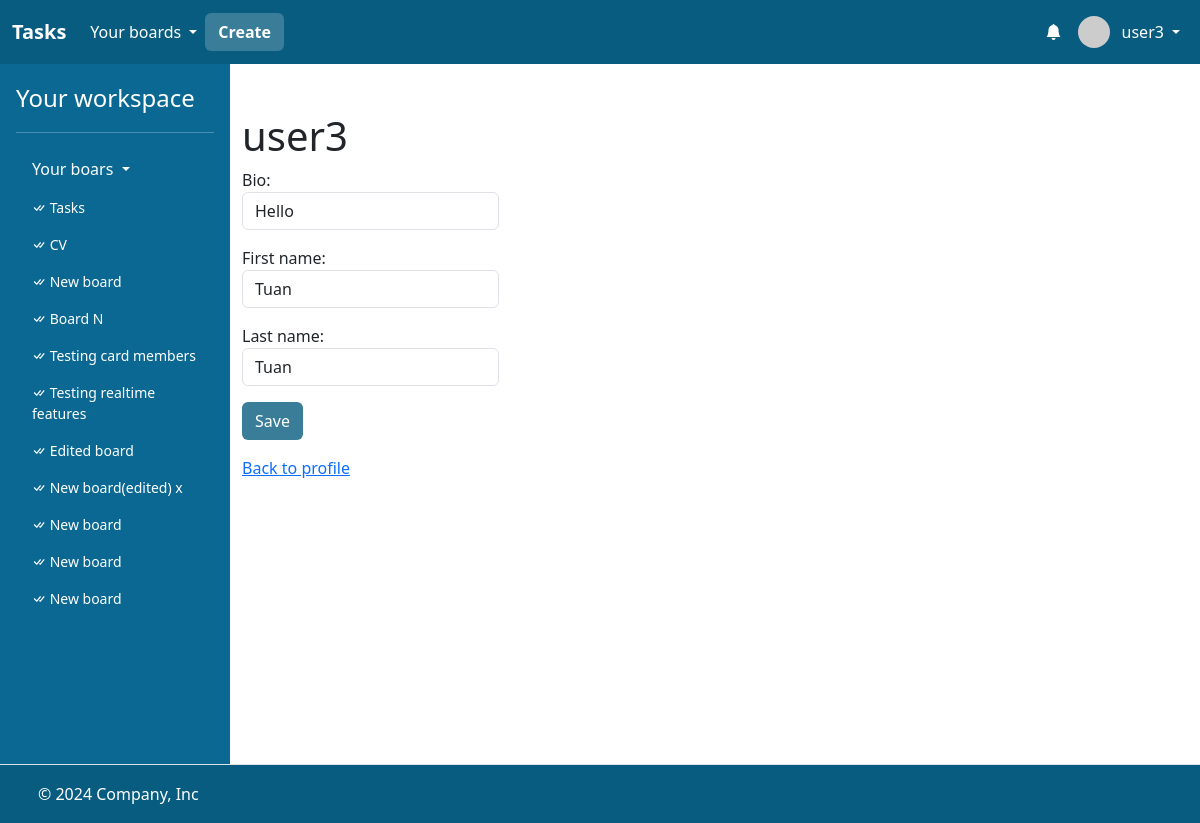
Screenshot of /profile/3/edit (signed in) with the database file from the repository.
### task/models.py (models this page shows)
class User(AbstractUser):
    bio = models.CharField(max_length=256)

class Board(models.Model):
    name = models.CharField(max_length=256)
    description = models.CharField(max_length=256)
    members = models.ManyToManyField(User, related_name="boards")
    created_at = models.DateTimeField(auto_now_add=True)

### task/views/user_views.py (the view)
# urls.py: path("profile/<int:profile_id>/edit", views.edit_profile_view, name="edit_profile"),
@login_required
def edit_profile_view(request, profile_id):
    if request.user.id is not profile_id:
        return HttpResponse("Page not found!")
    profile = User.objects.filter(id=profile_id).first()
    if profile is None:
        return HttpResponse("Profile does not exist!")
    if request.method == "POST":
        form = EditProfileForm(request.POST)
        if form.is_valid():
            bio = form.cleaned_data.get("bio")
            first_name = form.cleaned_data.get("first_name")
            last_name = form.cleaned_data.get("last_name")
            profile.bio = bio
            profile.first_name = first_name
            profile.last_name = last_name
            profile.save()
            return redirect(reverse("profile", args=[profile_id]))
        else:
            return render(
                request,
                "task/edit_profile.html",
                {"boards": request.user.boards.all(), "profile": profile, "form": form},
            )
    else:
        return render(
            request,
            "task/edit_profile.html",
            {
                "boards": request.user.boards.all(),
                "profile": profile,
                "form": EditProfileForm(
                    initial={
                        "bio": profile.bio,
                        "first_name": profile.first_name,
                        "last_name": profile.last_name,
                    }
                ),
            },
        )

### task/forms.py
class EditProfileForm(forms.Form):
    template_name = "form_snippet.html"
    bio = forms.CharField(
        max_length=256,
        widget=forms.TextInput(
            attrs={
                "class": "form-control w-auto",
                "placeholder": "Bio",
                "autofocus": True,
            }
        ),
    )
    first_name = forms.CharField(
        max_length=256,
        widget=forms.TextInput(
            attrs={"class": "form-control w-auto", "placeholder": "First name"}
        ),
    )
    last_name = forms.CharField(
        max_length=256,
        widget=forms.TextInput(
            attrs={"class": "form-control w-auto", "placeholder": "Last name"}
        ),
    )

### task/templates/task/edit_profile.html (shortened to what this page needs)
{% extends "task/layout.html" %}
{% block main %}
    <div class="container">
        <div class="mt-5">
            <h1>{{ profile.username }}</h1>
            <form action="{% url 'edit_profile' profile.id %}" method="POST">
                {{ form }}
                <input class="btn" style="background: #397D99; color: white;" type="submit" value="Save">
            </form>
        </div>
        <div class="mt-3">
            <p><a class="link-primary" href="{% url 'profile' profile.id %}">Back to profile</a></p>
        </div>
    </div>
{% endblock %}

### task/templates/task/layout.html (shortened to what this page needs)
<!DOCTYPE html>
{% load static %}
{% load humanize %}
<html lang="en">
    <head>
        <link href="https://cdn.jsdelivr.net/npm/bootstrap@5.3.3/dist/css/bootstrap.min.css" rel="stylesheet">
        <link rel="stylesheet" href="https://cdn.jsdelivr.net/npm/bootstrap-icons@1.3.0/font/bootstrap-icons.css">
        <link href="{% static 'styles.css' %}" rel="stylesheet">
    </head>
    <body style="height: 100vh;">
        <div style="display: flex; flex-direction: column; height: 100%;">
            <header>
                <nav class="navbar navbar-expand-lg"  data-bs-theme="dark" style="background: #085c80;">
                    <div class="container-fluid">
                      <a class="navbar-brand fw-bold" href="{% url 'index' %}">Tasks</a>
                      <div class="collapse navbar-collapse" id="navbarHeader">
                        <ul class="navbar-nav me-auto mb-2 mb-lg-0" style="display: flex; align-items: center;">
                            {% if user.is_authenticated %}
                                <li class="nav-item dropdown">
                                    <a class="nav-link dropdown-toggle text-white" href="#" role="button" data-bs-toggle="dropdown" aria-expanded="false" style="display: flex; align-items: center; gap: 4px;">
                                        <span>Your boards</span>
                                    </a>
                                </li>
                                <li class="nav-item">
                                    <a class="btn fw-bold text-white" style="background: #397D99; color: white;" href="{% url 'create_board' %}">Create</a>
                                </li>
                          {% endif %}
                        </ul>
                        {% if user.is_authenticated %}
                        <ul class="navbar-nav ms-auto mb-2 mb-lg-0" style="display: flex; align-items: center;">
                            <li class="nav-item dropdown">
                                <a class="nav-link text-white d-relative" href="#" role="button" style="display: flex; align-items: center; gap: 4px;" id="dropdownMenuClickableInside" data-bs-toggle="dropdown" data-bs-auto-close="outside" aria-expanded="false">
                                    <i class="bi bi-bell-fill"></i>
                                </a>
                            </li>
                            <li class="nav-item dropdown">
                                <a class="nav-link dropdown-toggle text-white" href="#" role="button" data-bs-toggle="dropdown" aria-expanded="false" style="display: flex; align-items: center; gap: 4px;">
                                    <img src="https://i.pravatar.cc/48?u={{ user.id }}" alt="" width="32" height="32" class="rounded-circle me-2">
                                    <span>{{ user.username }}</span>
                                </a>
                            </li>
                        </ul>
                        {% endif %}
                      </div>
                    </div>
                  </nav>
            </header>
            <main style="flex: 1;">
                <div class="d-flex flex-nowrap" style="height: 100%;">
                    {% if user.is_authenticated %}
                    <div class="d-none d-lg-flex flex-column flex-shrink-0 p-3 text-white" style="width: 230px; background: #0A6892;">
                        <a href="{% url 'index' %}" class="text-decoration-none d-flex align-items-center mb-3 mb-md-0 me-md-auto text-white">
                          <span class="fs-4">Your workspace</span>
                        </a>
                        <hr>
                        <ul class="nav nav-pills flex-column mb-auto">
                          <li class="mb-1">
                            <button class="nav-link text-white collapsed dropdown-toggle" data-bs-toggle="collapse" data-bs-target="#home-collapse" aria-expanded="true">
                                Your boars
                            </button>
                            <div class="collapse show " id="home-collapse">
                                <ul class="btn-toggle-nav list-unstyled fw-normal pb-1 small" style="max-height: 490px; overflow-y: auto;">
                                    {% for board in boards %}
                                    <li>
                                        <a href="{% url 'board' board.id %}" class="nav-link text-white">
                                            <i class="bi bi-check-all"></i>
                                            {{ board.name }}
                                        </a>
                                    </li>
                                    {% endfor %}
                                </ul>
                            </div>
                          </li>
                        </ul>
                    </div>
                    {% endif %}
                    <div style="flex: 1; background: white; overflow-x: hidden; min-height: 700px;">
                        {% block main %}
                        {% endblock %}
                    </div>
                </div>
            </main>
            <footer class="d-flex flex-wrap justify-content-between align-items-center py-3 border-top" style="background: #085c80; border: none;">
                <div class="col-md-4 d-flex align-items-center">
                  <a href="/" class="mb-3 me-2 mb-md-0 text-body-secondary lh-1">
                    <svg class="bi" width="30" height="24"><use xlink:href="#bootstrap"></use></svg>
                  </a>
                  <span class="mb-3 mb-md-0 text-white">© 2024 Company, Inc</span>
                </div>
                <ul class="nav col-md-4 justify-content-end list-unstyled d-flex">
                  <li class="ms-3"><a class="text-body-secondary" href="#"><svg class="bi" width="24" height="24"><use xlink:href="#twitter"></use></svg></a></li>
                  <li class="ms-3"><a class="text-body-secondary" href="#"><svg class="bi" width="24" height="24"><use xlink:href="#instagram"></use></svg></a></li>
                  <li class="ms-3"><a class="text-body-secondary" href="#"><svg class="bi" width="24" height="24"><use xlink:href="#facebook"></use></svg></a></li>
                </ul>
            </footer>
        </div>
    </body>
</html>

### task/templates/form_snippet.html (shortened to what this page needs)
{% for field in form %}
    <div class="form-group mb-3">
        {{ field.label_tag }} {{ field }}
    </div>
{% endfor %}

### rows the page displays
User: username "user3", form "Hello" "Tuan" "Tuan"
Board: name "Tasks"
Board: name "CV"
Board: name "New board"
Board: name "Board N"
Board: name "Testing card members"
Board: name "Testing realtime features"
Board: name "Edited board"
Board: name "New board(edited) x"
Board: name "New board"
Board: name "New board"
Board: name "New board"

### other values shown
{{ field.label_tag }} "Bio:" "First name:" "Last name:"
